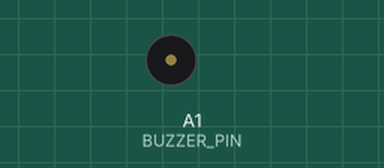
Recording of a sketch running on a simulated Arduino Uno, built with avr-gcc and run on an emulated ATmega328P. Shown: buzzer (waves = sounding, pin HIGH).

Above: at 0.2 s.
Timing chart, 0 to 3.0 s (numbered marks = the images above):
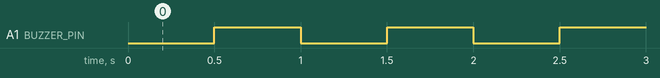

Measured:
- by itself, A1 (BUZZER_PIN): alternates HIGH for 0.50 s and LOW for 0.50 s

The sketch:

buzzer.ino
```cpp
/// Dependencias de este programa: ninguna.

// Declaración de defines.

#define BUZZER_PIN A1
#define BUZZER_ACTIVO HIGH
#define BUZZER_INACTIVO LOW

// Declaración de variables.

///////////////////////////////////////////////////////////////

// Setup del arduino.

void setup() {
    #ifdef BUZZER_PIN
        pinMode(BUZZER_PIN, OUTPUT);
    #endif
}

// Rutina del arduino.

void loop() {
    alertMock();
}

//////////////////////////////////////////////////////////////

// Zona de declaración de funciones.
void alertMock() {
    static unsigned long previousMillis = 0;
    unsigned long currentMillis = millis();

    if (currentMillis - previousMillis >= 500) {
        digitalWrite(BUZZER_PIN, !digitalRead(BUZZER_PIN));
        previousMillis = currentMillis;
    }
}
```
